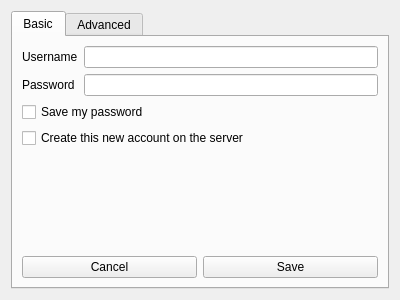
<?xml version="1.0" encoding="UTF-8"?>
<ui version="4.0">
 <class>SettingsDialog</class>
 <widget class="QDialog" name="SettingsDialog">
  <property name="geometry">
   <rect>
    <x>0</x>
    <y>0</y>
    <width>400</width>
    <height>300</height>
   </rect>
  </property>
  <property name="windowTitle">
   <string>Settings</string>
  </property>
  <property name="modal">
   <bool>true</bool>
  </property>
  <layout class="QVBoxLayout" name="verticalLayout">
   <item>
    <widget class="QTabWidget" name="tabWidget">
     <property name="currentIndex">
      <number>0</number>
     </property>
     <widget class="QWidget" name="basicTab">
      <attribute name="title">
       <string>Basic</string>
      </attribute>
      <layout class="QVBoxLayout" name="verticalLayout_2">
       <item>
        <layout class="QFormLayout" name="formLayout">
         <property name="sizeConstraint">
          <enum>QLayout::SetDefaultConstraint</enum>
         </property>
         <property name="fieldGrowthPolicy">
          <enum>QFormLayout::AllNonFixedFieldsGrow</enum>
         </property>
         <item row="0" column="0">
          <widget class="QLabel" name="usernameLabel">
           <property name="text">
            <string>Username</string>
           </property>
          </widget>
         </item>
         <item row="0" column="1">
          <widget class="QLineEdit" name="usernameLineEdit"/>
         </item>
         <item row="1" column="0">
          <widget class="QLabel" name="passwordLabel">
           <property name="text">
            <string>Password</string>
           </property>
          </widget>
         </item>
         <item row="1" column="1">
          <widget class="QLineEdit" name="passwordLineEdit">
           <property name="echoMode">
            <enum>QLineEdit::Password</enum>
           </property>
          </widget>
         </item>
        </layout>
       </item>
       <item>
        <layout class="QFormLayout" name="formLayout_2">
         <property name="sizeConstraint">
          <enum>QLayout::SetDefaultConstraint</enum>
         </property>
         <property name="fieldGrowthPolicy">
          <enum>QFormLayout::AllNonFixedFieldsGrow</enum>
         </property>
         <item row="0" column="0">
          <widget class="QCheckBox" name="saveMyPasswordCheckBox">
           <property name="text">
            <string>Save my password</string>
           </property>
          </widget>
         </item>
         <item row="1" column="0">
          <widget class="QCheckBox" name="registerCheckBox">
           <property name="text">
            <string>Create this new account on the server</string>
           </property>
          </widget>
         </item>
        </layout>
       </item>
       <item>
        <spacer name="verticalSpacer">
         <property name="orientation">
          <enum>Qt::Vertical</enum>
         </property>
         <property name="sizeHint" stdset="0">
          <size>
           <width>20</width>
           <height>40</height>
          </size>
         </property>
        </spacer>
       </item>
       <item>
        <layout class="QHBoxLayout" name="horizontalLayout">
         <item>
          <widget class="QPushButton" name="cancelBasicButton">
           <property name="text">
            <string>Cancel</string>
           </property>
           <property name="autoDefault">
            <bool>false</bool>
           </property>
          </widget>
         </item>
         <item>
          <widget class="QPushButton" name="saveBasicButton">
           <property name="text">
            <string>Save</string>
           </property>
           <property name="autoDefault">
            <bool>false</bool>
           </property>
          </widget>
         </item>
        </layout>
       </item>
      </layout>
     </widget>
     <widget class="QWidget" name="advancedTab">
      <attribute name="title">
       <string>Advanced</string>
      </attribute>
      <layout class="QVBoxLayout" name="verticalLayout_4">
       <item>
        <layout class="QFormLayout" name="formLayout_3">
         <property name="fieldGrowthPolicy">
          <enum>QFormLayout::AllNonFixedFieldsGrow</enum>
         </property>
         <item row="0" column="0">
          <widget class="QLabel" name="serverLabel">
           <property name="text">
            <string>Server</string>
           </property>
          </widget>
         </item>
         <item row="0" column="1">
          <widget class="QLineEdit" name="serverLineEdit"/>
         </item>
         <item row="1" column="0">
          <widget class="QLabel" name="portLabel">
           <property name="text">
            <string>Port</string>
           </property>
          </widget>
         </item>
         <item row="1" column="1">
          <widget class="QLineEdit" name="portLineEdit"/>
         </item>
         <item row="2" column="0">
          <widget class="QLabel" name="moodLabel">
           <property name="text">
            <string>Mood</string>
           </property>
          </widget>
         </item>
         <item row="2" column="1">
          <widget class="QLineEdit" name="moodLineEdit"/>
         </item>
        </layout>
       </item>
       <item>
        <spacer name="verticalSpacer_2">
         <property name="orientation">
          <enum>Qt::Vertical</enum>
         </property>
         <property name="sizeHint" stdset="0">
          <size>
           <width>20</width>
           <height>40</height>
          </size>
         </property>
        </spacer>
       </item>
       <item>
        <layout class="QHBoxLayout" name="horizontalLayout_2">
         <item>
          <widget class="QPushButton" name="cancelAdvancedButton">
           <property name="text">
            <string>Cancel</string>
           </property>
           <property name="autoDefault">
            <bool>false</bool>
           </property>
          </widget>
         </item>
         <item>
          <widget class="QPushButton" name="saveAdvancedButton">
           <property name="text">
            <string>Save</string>
           </property>
           <property name="autoDefault">
            <bool>false</bool>
           </property>
          </widget>
         </item>
        </layout>
       </item>
      </layout>
     </widget>
    </widget>
   </item>
  </layout>
 </widget>
 <resources/>
 <connections>
  <connection>
   <sender>cancelAdvancedButton</sender>
   <signal>clicked()</signal>
   <receiver>SettingsDialog</receiver>
   <slot>cancelButton()</slot>
   <hints>
    <hint type="sourcelabel">
     <x>108</x>
     <y>265</y>
    </hint>
    <hint type="destinationlabel">
     <x>199</x>
     <y>149</y>
    </hint>
   </hints>
  </connection>
  <connection>
   <sender>cancelBasicButton</sender>
   <signal>clicked()</signal>
   <receiver>SettingsDialog</receiver>
   <slot>cancelButton()</slot>
   <hints>
    <hint type="sourcelabel">
     <x>108</x>
     <y>265</y>
    </hint>
    <hint type="destinationlabel">
     <x>199</x>
     <y>149</y>
    </hint>
   </hints>
  </connection>
  <connection>
   <sender>saveAdvancedButton</sender>
   <signal>clicked()</signal>
   <receiver>SettingsDialog</receiver>
   <slot>saveSettings()</slot>
   <hints>
    <hint type="sourcelabel">
     <x>290</x>
     <y>265</y>
    </hint>
    <hint type="destinationlabel">
     <x>199</x>
     <y>149</y>
    </hint>
   </hints>
  </connection>
  <connection>
   <sender>saveBasicButton</sender>
   <signal>clicked()</signal>
   <receiver>SettingsDialog</receiver>
   <slot>saveBasic()</slot>
   <hints>
    <hint type="sourcelabel">
     <x>290</x>
     <y>265</y>
    </hint>
    <hint type="destinationlabel">
     <x>199</x>
     <y>149</y>
    </hint>
   </hints>
  </connection>
 </connections>
 <slots>
  <slot>registerButton()</slot>
  <slot>cancelButton()</slot>
  <slot>saveSettings()</slot>
  <slot>saveBasic()</slot>
 </slots>
</ui>
